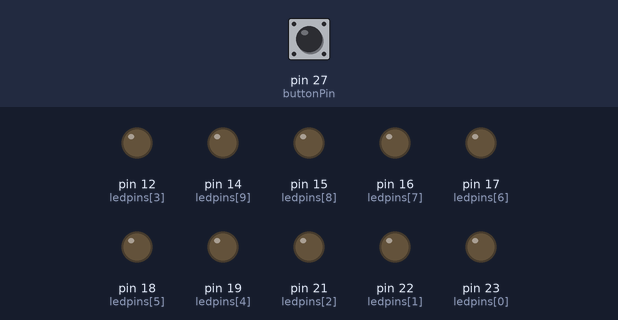
Simulated run of this sketch. Board: Arduino Mega 2560, built with avr-gcc and run on an emulated ATmega2560. On the bench: output pins drawn as LEDs (lit = HIGH). The test bench sets the inputs (shaded band); at power-on: pin 27 (buttonPin) LOW.

Above: at 1.2 s.
1.3 s: pin 27 (buttonPin) pulled HIGH for 1 s
At 3.2 s:
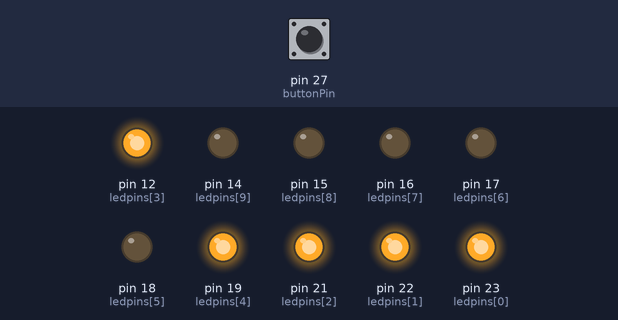
3.8 s: pin 27 (buttonPin) pulled HIGH for 0.15 s
At 4.5 s:
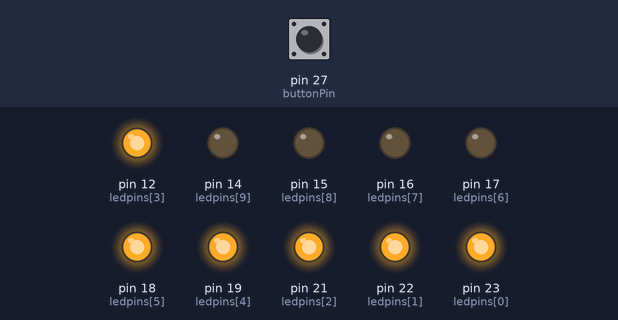
5.4 s: pin 27 (buttonPin) pulled HIGH for 0.15 s
At 5.7 s:
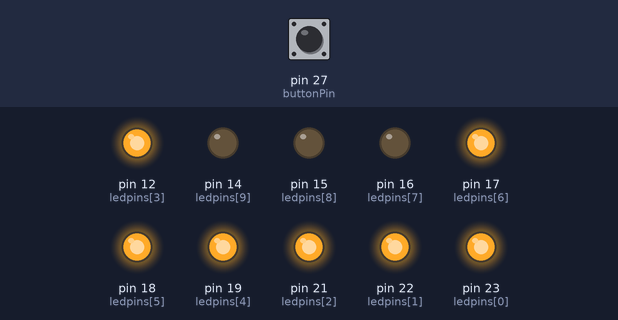
7.0 s: pin 27 (buttonPin) pulled HIGH for 3.2 s
At 10.4 s:
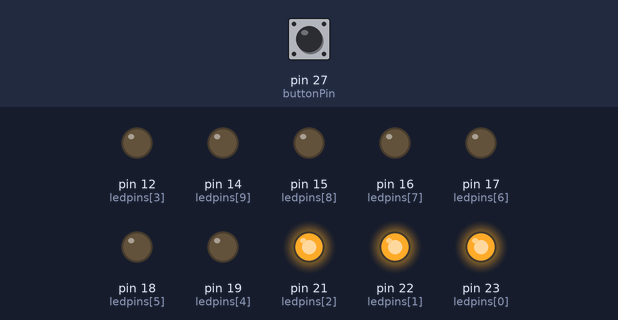
Timing chart, 0 to 11.9 s (numbered marks = the images above; inputs shaded):
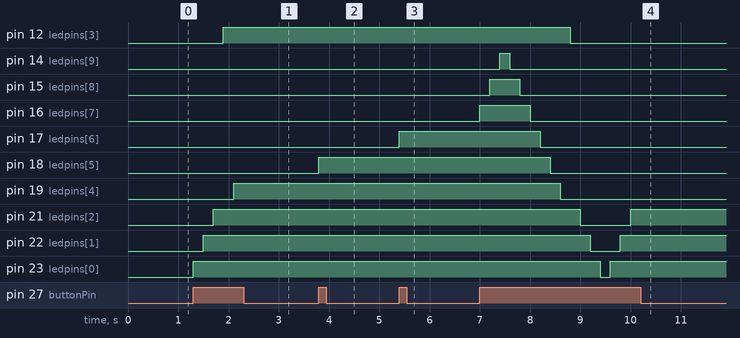

The sketch:

WK2-1.ino
```cpp
int circle=1;
int ledcount=10;
int buttonPin=27;
int buttonState = 1;
int num=0;
int ledpins[]={23,22,21,12,19,18,17,16,15,14};
void setup() {
  // put your setup code here, to run once:
  for(int thisled=0;thisled<ledcount;thisled++){
    pinMode(ledpins[thisled],OUTPUT);
   // digitalWrite(ledpins[thisled],HIGH);
   // delay(1000);
  }
  digitalWrite(buttonPin,HIGH);
  pinMode(buttonPin,INPUT);
}


void loop() {
  buttonState = digitalRead(buttonPin);
  if(circle==1){
    if(buttonState==HIGH){
      digitalWrite(ledpins[num],HIGH);
    num++;
    delay(200);
    if(num==10){
      circle=2;
      num=9;
    }
   }
  }
  else{
    if(buttonState==HIGH){
      digitalWrite(ledpins[num],LOW);
    num--;
    delay(200);
    if(num==-1){
      circle=1;
      num=0;
    }
   }
  }
}
```

Measured:
- after the input at 1.3 s, pin 12 (ledpins[3]): LOW → HIGH after 0.60 s; pin 19 (ledpins[4]): LOW → HIGH after 0.80 s; pin 21 (ledpins[2]): LOW → HIGH after 0.40 s; pin 22 (ledpins[1]): LOW → HIGH after 0.20 s; pin 23 (ledpins[0]): LOW → HIGH at once
- after the input at 3.8 s, pin 18 (ledpins[5]): LOW → HIGH at once
- after the input at 5.4 s, pin 17 (ledpins[6]): LOW → HIGH at once
- after the input at 7.0 s, pin 12 (ledpins[3]): HIGH → LOW after 1.8 s; pin 14 (ledpins[9]): LOW → HIGH after 0.40 s, → LOW 0.20 s later; pin 15 (ledpins[8]): LOW → HIGH after 0.20 s, → LOW 0.60 s later; pin 16 (ledpins[7]): LOW → HIGH at once, → LOW 1.0 s later; pin 17 (ledpins[6]): HIGH → LOW after 1.2 s
